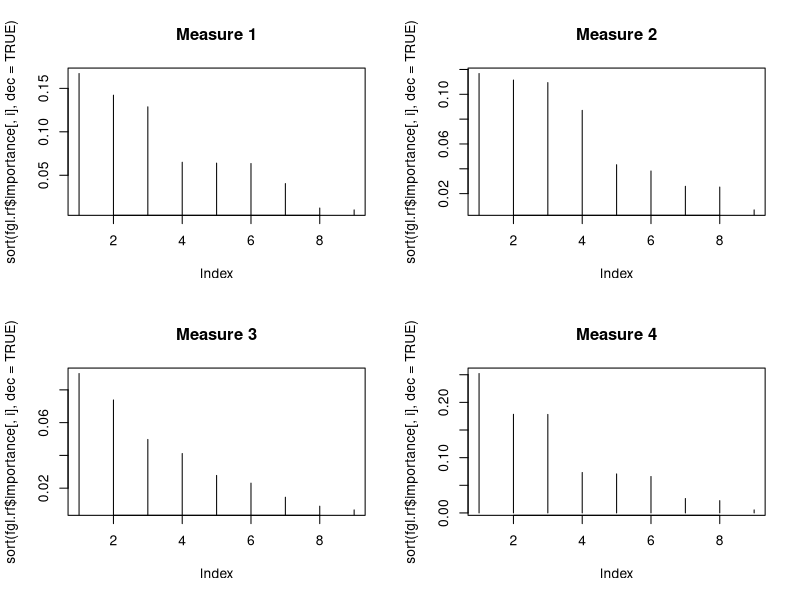

Write R code to recreate this figure.
#Installing the packages
install.packages("randomForest")
install.packages("MASS")
library(randomForest)
library(MASS)
data(fgl)

#Checking the dataset
str(fgl)
#Settin the seeds
set.seed(17)

#Calling the random forest
fgl.rf <- randomForest(type ~ . , data = fgl, mtry = 2, importance = TRUE, do.trace = 100)
print(fgl.rf)

#Installing ipred library to use errorest function for comparison
library(ipred)
set.seed(131)

#10 repitition of 10 fold-cross validation through SVM
error.RF <- numeric(10)
for(i in 1:10) error.RF[i] <- errorest(type ~ . , data = fgl, model = randomForest, mtry = 2)$error

summary(error.RF)

#Installing e1071 to use SVM
library(e1071)
set.seed(563)
error.SVM <- numeric(10)
for(i in 1:10) error.SVM[i] <- errorest(type ~ . , data = fgl, model = svm, coat = 10, gamma = 1.5)$error

summary(error.SVM)

#Using importance variable to build simpler models
par(mfrow = c(2,2))

for (i in 1:4)
  plot(sort(fgl.rf$importance[ ,i], dec = TRUE), type = "h", main = paste("Measure", i))
